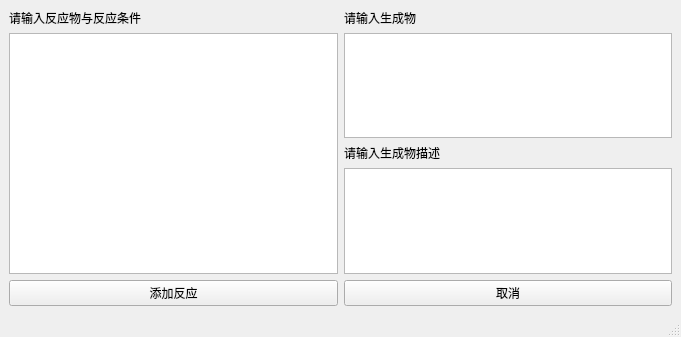
<?xml version="1.0" encoding="UTF-8"?>
<ui version="4.0">
 <class>MainWindow</class>
 <widget class="QMainWindow" name="MainWindow">
  <property name="geometry">
   <rect>
    <x>0</x>
    <y>0</y>
    <width>681</width>
    <height>337</height>
   </rect>
  </property>
  <property name="windowTitle">
   <string>MainWindow</string>
  </property>
  <widget class="QWidget" name="centralwidget">
   <layout class="QGridLayout" name="gridLayout">
    <item row="0" column="0">
     <widget class="QLabel" name="label_2">
      <property name="text">
       <string>请输入反应物与反应条件</string>
      </property>
     </widget>
    </item>
    <item row="0" column="1">
     <widget class="QLabel" name="label_3">
      <property name="text">
       <string>请输入生成物</string>
      </property>
     </widget>
    </item>
    <item row="1" column="0" rowspan="3">
     <widget class="QTextEdit" name="textEdit"/>
    </item>
    <item row="1" column="1">
     <widget class="QTextEdit" name="textEdit_2"/>
    </item>
    <item row="2" column="1">
     <widget class="QLabel" name="label_4">
      <property name="text">
       <string>请输入生成物描述</string>
      </property>
     </widget>
    </item>
    <item row="3" column="1">
     <widget class="QTextEdit" name="textEdit_3"/>
    </item>
    <item row="4" column="0">
     <widget class="QPushButton" name="pushButton">
      <property name="text">
       <string>添加反应</string>
      </property>
     </widget>
    </item>
    <item row="4" column="1">
     <widget class="QPushButton" name="pushButton_2">
      <property name="text">
       <string>取消</string>
      </property>
     </widget>
    </item>
   </layout>
  </widget>
  <widget class="QMenuBar" name="menubar">
   <property name="geometry">
    <rect>
     <x>0</x>
     <y>0</y>
     <width>681</width>
     <height>26</height>
    </rect>
   </property>
  </widget>
  <widget class="QStatusBar" name="statusbar"/>
 </widget>
 <resources/>
 <connections/>
</ui>
